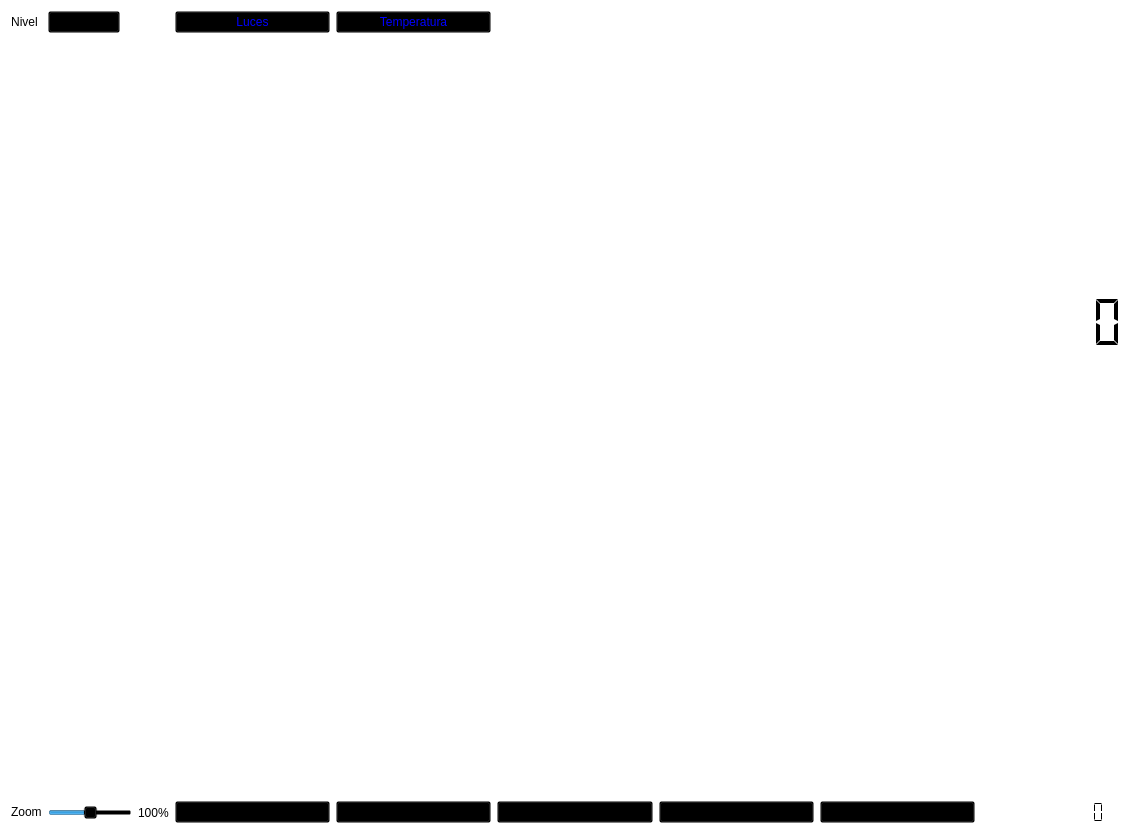
<?xml version="1.0" encoding="UTF-8"?>
<ui version="4.0">
 <class>Form</class>
 <widget class="QWidget" name="Form">
  <property name="geometry">
   <rect>
    <x>0</x>
    <y>0</y>
    <width>1138</width>
    <height>835</height>
   </rect>
  </property>
  <property name="sizePolicy">
   <sizepolicy hsizetype="Expanding" vsizetype="Expanding">
    <horstretch>0</horstretch>
    <verstretch>0</verstretch>
   </sizepolicy>
  </property>
  <property name="windowTitle">
   <string>Form</string>
  </property>
  <property name="autoFillBackground">
   <bool>false</bool>
  </property>
  <property name="styleSheet">
   <string notr="true">background-color:transparent</string>
  </property>
  <layout class="QGridLayout" name="gridLayout">
   <item row="2" column="9">
    <widget class="QLCDNumber" name="lcdNumber">
     <property name="styleSheet">
      <string notr="true">border-width:thin;
border-color:grey;
border-style:dotted;</string>
     </property>
     <property name="frameShape">
      <enum>QFrame::StyledPanel</enum>
     </property>
     <property name="frameShadow">
      <enum>QFrame::Raised</enum>
     </property>
     <property name="lineWidth">
      <number>0</number>
     </property>
     <property name="segmentStyle">
      <enum>QLCDNumber::Flat</enum>
     </property>
    </widget>
   </item>
   <item row="0" column="4">
    <widget class="QPushButton" name="pushButton">
     <property name="styleSheet">
      <string>font: 75 9pt &quot;Sans Serif&quot;;
background-color:transparent;
color: rgb(0, 0, 255);</string>
     </property>
     <property name="text">
      <string>Luces</string>
     </property>
    </widget>
   </item>
   <item row="0" column="5">
    <widget class="QPushButton" name="pushButton_5">
     <property name="styleSheet">
      <string>font: 75 9pt &quot;Sans Serif&quot;;
background-color:transparent;
color: rgb(0, 0, 255);</string>
     </property>
     <property name="text">
      <string>Temperatura</string>
     </property>
    </widget>
   </item>
   <item row="1" column="9">
    <widget class="QFrame" name="frame_5">
     <property name="styleSheet">
      <string notr="true"/>
     </property>
     <property name="frameShape">
      <enum>QFrame::NoFrame</enum>
     </property>
     <property name="frameShadow">
      <enum>QFrame::Raised</enum>
     </property>
     <layout class="QGridLayout" name="gridLayout_2">
      <item row="0" column="0">
       <widget class="QPushButton" name="pushButton_6">
        <property name="sizePolicy">
         <sizepolicy hsizetype="Preferred" vsizetype="Preferred">
          <horstretch>0</horstretch>
          <verstretch>0</verstretch>
         </sizepolicy>
        </property>
        <property name="font">
         <font>
          <underline>false</underline>
          <kerning>false</kerning>
         </font>
        </property>
        <property name="mouseTracking">
         <bool>false</bool>
        </property>
        <property name="focusPolicy">
         <enum>Qt::NoFocus</enum>
        </property>
        <property name="contextMenuPolicy">
         <enum>Qt::NoContextMenu</enum>
        </property>
        <property name="toolTip">
         <string notr="true"/>
        </property>
        <property name="statusTip">
         <string notr="true"/>
        </property>
        <property name="whatsThis">
         <string notr="true"/>
        </property>
        <property name="accessibleName">
         <string notr="true"/>
        </property>
        <property name="accessibleDescription">
         <string notr="true"/>
        </property>
        <property name="styleSheet">
         <string>background-color: transparent;</string>
        </property>
        <property name="text">
         <string notr="true"/>
        </property>
        <property name="icon">
         <iconset resource="../resources.qrc">
          <normaloff>:/ui/images/but_up_domotica.png</normaloff>:/ui/images/but_up_domotica.png</iconset>
        </property>
        <property name="iconSize">
         <size>
          <width>100</width>
          <height>70</height>
         </size>
        </property>
        <property name="shortcut">
         <string notr="true"/>
        </property>
        <property name="checkable">
         <bool>false</bool>
        </property>
        <property name="default">
         <bool>false</bool>
        </property>
        <property name="flat">
         <bool>true</bool>
        </property>
       </widget>
      </item>
     </layout>
    </widget>
   </item>
   <item row="3" column="9">
    <widget class="QFrame" name="frame_6">
     <property name="frameShape">
      <enum>QFrame::NoFrame</enum>
     </property>
     <property name="frameShadow">
      <enum>QFrame::Raised</enum>
     </property>
     <layout class="QHBoxLayout" name="horizontalLayout_2">
      <item>
       <widget class="QPushButton" name="pushButton_7">
        <property name="sizePolicy">
         <sizepolicy hsizetype="Preferred" vsizetype="Preferred">
          <horstretch>0</horstretch>
          <verstretch>0</verstretch>
         </sizepolicy>
        </property>
        <property name="styleSheet">
         <string>background-color:transparent;</string>
        </property>
        <property name="text">
         <string/>
        </property>
        <property name="icon">
         <iconset resource="../resources.qrc">
          <normaloff>:/ui/images/but_down_domotica.png</normaloff>:/ui/images/but_down_domotica.png</iconset>
        </property>
        <property name="iconSize">
         <size>
          <width>100</width>
          <height>70</height>
         </size>
        </property>
        <property name="flat">
         <bool>true</bool>
        </property>
       </widget>
      </item>
     </layout>
    </widget>
   </item>
   <item row="5" column="4">
    <widget class="QPushButton" name="pushButton_8">
     <property name="text">
      <string>PushButton</string>
     </property>
    </widget>
   </item>
   <item row="5" column="5">
    <widget class="QPushButton" name="pushButton_9">
     <property name="text">
      <string>PushButton</string>
     </property>
    </widget>
   </item>
   <item row="5" column="6">
    <widget class="QPushButton" name="pushButton_10">
     <property name="text">
      <string>PushButton</string>
     </property>
    </widget>
   </item>
   <item row="5" column="7">
    <widget class="QPushButton" name="pushButton_11">
     <property name="text">
      <string>PushButton</string>
     </property>
    </widget>
   </item>
   <item row="5" column="8">
    <widget class="QPushButton" name="pushButton_12">
     <property name="text">
      <string>PushButton</string>
     </property>
    </widget>
   </item>
   <item row="5" column="9">
    <widget class="QLCDNumber" name="time_lcd">
     <property name="sizePolicy">
      <sizepolicy hsizetype="Minimum" vsizetype="Fixed">
       <horstretch>0</horstretch>
       <verstretch>0</verstretch>
      </sizepolicy>
     </property>
     <property name="styleSheet">
      <string>border-width:thin;
color: rgb(0, 0, 0);
border-color:grey;
border-style:dotted</string>
     </property>
     <property name="frameShape">
      <enum>QFrame::StyledPanel</enum>
     </property>
     <property name="frameShadow">
      <enum>QFrame::Raised</enum>
     </property>
     <property name="lineWidth">
      <number>1</number>
     </property>
     <property name="midLineWidth">
      <number>1</number>
     </property>
     <property name="numDigits">
      <number>10</number>
     </property>
     <property name="segmentStyle">
      <enum>QLCDNumber::Flat</enum>
     </property>
    </widget>
   </item>
   <item row="1" column="4" rowspan="4" colspan="5">
    <widget class="QGraphicsView" name="graphicsView">
     <property name="minimumSize">
      <size>
       <width>800</width>
       <height>600</height>
      </size>
     </property>
    </widget>
   </item>
   <item row="5" column="1">
    <widget class="QLabel" name="label_2">
     <property name="sizePolicy">
      <sizepolicy hsizetype="Fixed" vsizetype="Fixed">
       <horstretch>0</horstretch>
       <verstretch>0</verstretch>
      </sizepolicy>
     </property>
     <property name="text">
      <string>Zoom</string>
     </property>
    </widget>
   </item>
   <item row="5" column="2">
    <widget class="QSlider" name="map_zoom">
     <property name="sizePolicy">
      <sizepolicy hsizetype="Fixed" vsizetype="Fixed">
       <horstretch>0</horstretch>
       <verstretch>0</verstretch>
      </sizepolicy>
     </property>
     <property name="minimum">
      <number>50</number>
     </property>
     <property name="maximum">
      <number>150</number>
     </property>
     <property name="value">
      <number>100</number>
     </property>
     <property name="orientation">
      <enum>Qt::Horizontal</enum>
     </property>
     <property name="invertedAppearance">
      <bool>false</bool>
     </property>
     <property name="invertedControls">
      <bool>false</bool>
     </property>
    </widget>
   </item>
   <item row="0" column="2" colspan="2">
    <widget class="QComboBox" name="level_combo">
     <property name="sizePolicy">
      <sizepolicy hsizetype="Fixed" vsizetype="Fixed">
       <horstretch>0</horstretch>
       <verstretch>0</verstretch>
      </sizepolicy>
     </property>
    </widget>
   </item>
   <item row="0" column="1">
    <widget class="QLabel" name="label">
     <property name="sizePolicy">
      <sizepolicy hsizetype="Fixed" vsizetype="Preferred">
       <horstretch>0</horstretch>
       <verstretch>0</verstretch>
      </sizepolicy>
     </property>
     <property name="font">
      <font>
       <weight>50</weight>
       <bold>false</bold>
      </font>
     </property>
     <property name="text">
      <string>Nivel</string>
     </property>
     <property name="alignment">
      <set>Qt::AlignCenter</set>
     </property>
    </widget>
   </item>
   <item row="5" column="3">
    <widget class="QLabel" name="zoom_lab">
     <property name="sizePolicy">
      <sizepolicy hsizetype="Fixed" vsizetype="Preferred">
       <horstretch>0</horstretch>
       <verstretch>0</verstretch>
      </sizepolicy>
     </property>
     <property name="text">
      <string>100%</string>
     </property>
    </widget>
   </item>
  </layout>
 </widget>
 <resources>
  <include location="../resources.qrc"/>
 </resources>
 <connections/>
 <designerdata>
  <property name="gridDeltaX">
   <number>10</number>
  </property>
  <property name="gridDeltaY">
   <number>10</number>
  </property>
  <property name="gridSnapX">
   <bool>true</bool>
  </property>
  <property name="gridSnapY">
   <bool>true</bool>
  </property>
  <property name="gridVisible">
   <bool>true</bool>
  </property>
 </designerdata>
</ui>
